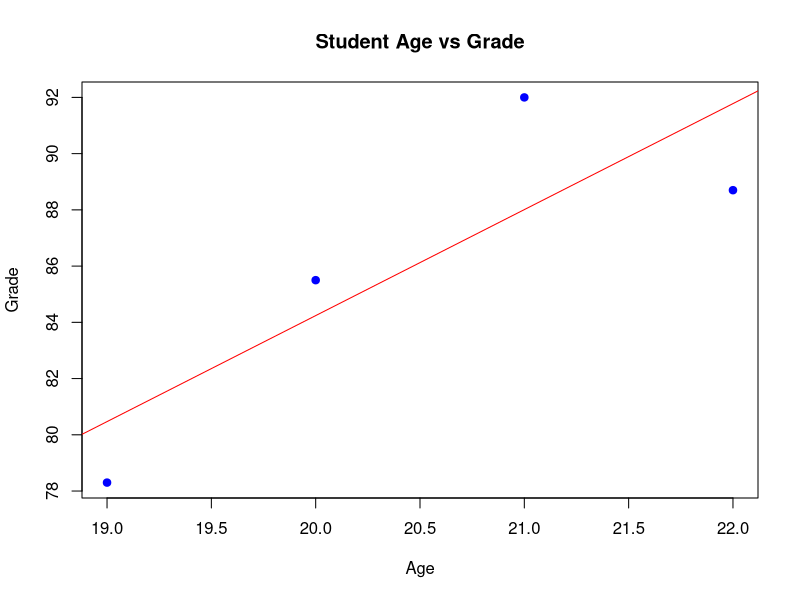

Write R code to recreate this figure.
# R 语言示例文件
# 展示 R 语言的各种语法特性

# 基本数据类型
numeric_var <- 3.14159
integer_var <- 42L
character_var <- "Hello, R World!"
logical_var <- TRUE
complex_var <- 3 + 4i

# 向量
numeric_vector <- c(1, 2, 3, 4, 5)
character_vector <- c("apple", "banana", "cherry")
logical_vector <- c(TRUE, FALSE, TRUE, FALSE)

# 矩阵
matrix_data <- matrix(1:12, nrow = 3, ncol = 4)
rownames(matrix_data) <- c("Row1", "Row2", "Row3")
colnames(matrix_data) <- c("Col1", "Col2", "Col3", "Col4")

# 数据框
student_data <- data.frame(
    name = c("Alice", "Bob", "Charlie", "Diana"),
    age = c(20, 21, 19, 22),
    grade = c(85.5, 92.0, 78.3, 88.7),
    passed = c(TRUE, TRUE, FALSE, TRUE)
)

# 列表
mixed_list <- list(
    numbers = c(1, 2, 3, 4, 5),
    names = c("Alice", "Bob", "Charlie"),
    matrix = matrix_data,
    dataframe = student_data,
    function_example = function(x) x^2
)

# 函数定义
greet <- function(name) {
    paste("Hello,", name, "!")
}

# 函数带默认参数
calculate_area <- function(shape, radius = 1, width = 1, height = 1) {
    if (shape == "circle") {
        return(pi * radius^2)
    } else if (shape == "rectangle") {
        return(width * height)
    } else if (shape == "triangle") {
        return(width * height / 2)
    } else {
        stop("Unknown shape")
    }
}

# 递归函数
factorial <- function(n) {
    if (n <= 1) {
        return(1)
    } else {
        return(n * factorial(n - 1))
    }
}

# Fibonacci 数列
fibonacci <- function(n) {
    if (n <= 0) return(c())
    if (n == 1) return(c(0))
    if (n == 2) return(c(0, 1))

    sequence <- c(0, 1)
    for (i in 3:n) {
        sequence <- c(sequence, sequence[i-1] + sequence[i-2])
    }
    return(sequence)
}

# 向量化操作
square_numbers <- function(nums) {
    return(nums^2)
}

# 数据处理函数
analyze_data <- function(data) {
    result <- list(
        mean = mean(data),
        median = median(data),
        sd = sd(data),
        min = min(data),
        max = max(data),
        range = range(data)
    )
    return(result)
}

# 条件语句
classify_number <- function(x) {
    if (x < 0) {
        return("negative")
    } else if (x == 0) {
        return("zero")
    } else if (x < 10) {
        return("small")
    } else if (x < 100) {
        return("medium")
    } else {
        return("large")
    }
}

# 循环
print_numbers <- function(n) {
    cat("For loop:\n")
    for (i in 1:n) {
        cat("  ", i, "\n")
    }

    cat("While loop:\n")
    i <- 1
    while (i <= n) {
        cat("  ", i, "\n")
        i <- i + 1
    }

    cat("Repeat loop:\n")
    i <- 1
    repeat {
        cat("  ", i, "\n")
        i <- i + 1
        if (i > n) break
    }
}

# 向量化和函数式编程
process_vector <- function(vec) {
    # 使用 sapply 进行函数式编程
    squared <- sapply(vec, function(x) x^2)
    even <- vec[vec %% 2 == 0]
    greater_than_5 <- vec[vec > 5]

    result <- list(
        original = vec,
        squared = squared,
        even_numbers = even,
        greater_than_5 = greater_than_5,
        sum = sum(vec),
        mean = mean(vec),
        length = length(vec)
    )

    return(result)
}

# 数据框操作
analyze_students <- function(students) {
    cat("Student Analysis:\n")
    cat("Total students:", nrow(students), "\n")
    cat("Average age:", mean(students$age), "\n")
    cat("Average grade:", mean(students$grade), "\n")
    cat("Passed students:", sum(students$passed), "\n")

    # 按成绩排序
    sorted_by_grade <- students[order(students$grade, decreasing = TRUE), ]
    cat("\nTop 3 students by grade:\n")
    print(head(sorted_by_grade, 3))

    # 成绩统计
    grade_stats <- summary(students$grade)
    cat("\nGrade statistics:\n")
    print(grade_stats)

    return(sorted_by_grade)
}

# 绘图函数（如果可用）
create_plot <- function() {
    if (capabilities("png")) {
        png("r_example_plot.png")
        plot(student_data$age, student_data$grade,
             xlab = "Age", ylab = "Grade",
             main = "Student Age vs Grade",
             pch = 19, col = "blue")
        abline(lm(grade ~ age, data = student_data), col = "red")
        dev.off()
        cat("Plot saved as r_example_plot.png\n")
    } else {
        cat("PNG graphics not available\n")
    }
}

# 错误处理
safe_divide <- function(a, b) {
    tryCatch({
        if (b == 0) {
            stop("Division by zero")
        }
        return(a / b)
    }, error = function(e) {
        cat("Error:", conditionMessage(e), "\n")
        return(NA)
    })
}

# 主程序
main <- function() {
    cat("=== R Language Example ===\n\n")

    # 基本输出
    cat("Basic Data Types:\n")
    cat("Numeric:", numeric_var, "\n")
    cat("Integer:", integer_var, "\n")
    cat("Character:", character_var, "\n")
    cat("Logical:", logical_var, "\n")
    cat("Complex:", complex_var, "\n\n")

    # 向量操作
    cat("Vector Operations:\n")
    cat("Numeric vector:", numeric_vector, "\n")
    cat("Sum:", sum(numeric_vector), "\n")
    cat("Mean:", mean(numeric_vector), "\n")
    cat("Standard deviation:", sd(numeric_vector), "\n\n")

    # 函数调用
    cat("Function Calls:\n")
    cat(greet("Alice"), "\n")
    cat("Circle area (r=5):", calculate_area("circle", radius = 5), "\n")
    cat("Rectangle area (4x6):", calculate_area("rectangle", width = 4, height = 6), "\n")
    cat("Factorial of 5:", factorial(5), "\n")
    cat("Fibonacci sequence:", fibonacci(10), "\n\n")

    # 向量化和函数式编程
    cat("Vector Processing:\n")
    vec_result <- process_vector(c(1, 2, 3, 4, 5, 6, 7, 8, 9, 10))
    cat("Squared:", vec_result$squared, "\n")
    cat("Even numbers:", vec_result$even_numbers, "\n")
    cat("Sum:", vec_result$sum, "\n\n")

    # 数据框操作
    sorted_students <- analyze_students(student_data)

    # 矩阵操作
    cat("Matrix Operations:\n")
    print(matrix_data)
    cat("Matrix sum:", sum(matrix_data), "\n")
    cat("Matrix mean:", mean(matrix_data), "\n")
    cat("Row sums:", rowSums(matrix_data), "\n")
    cat("Column sums:", colSums(matrix_data), "\n\n")

    # 列表操作
    cat("List Access:\n")
    cat("Numbers from list:", mixed_list$numbers, "\n")
    cat("Names from list:", mixed_list$names, "\n")
    cat("Function call on list item:", mixed_list$function_example(5), "\n\n")

    # 条件语句和循环演示
    cat("Conditional and Loop Examples:\n")
    print_numbers(3)

    cat("\nNumber Classifications:\n")
    test_numbers <- c(-5, 0, 3, 25, 150)
    for (num in test_numbers) {
        cat(num, "is", classify_number(num), "\n")
    }

    # 错误处理
    cat("\nError Handling:\n")
    cat("10 / 2 =", safe_divide(10, 2), "\n")
    cat("10 / 0 =", safe_divide(10, 0), "\n")

    # 统计分析
    cat("\nStatistical Analysis:\n")
    stats <- analyze_data(student_data$grade)
    cat("Grade statistics:\n")
    cat("  Mean:", stats$mean, "\n")
    cat("  Median:", stats$median, "\n")
    cat("  Standard deviation:", stats$sd, "\n")
    cat("  Range:", paste(stats$range, collapse = " to "), "\n")

    # 尝试绘图
    cat("\nPlotting:\n")
    create_plot()

    cat("\n=== R Language Example Completed ===\n")
}

# 如果是直接运行此脚本
if (!exists("RStudio") && !exists("rstudioapi")) {
    main()
}
